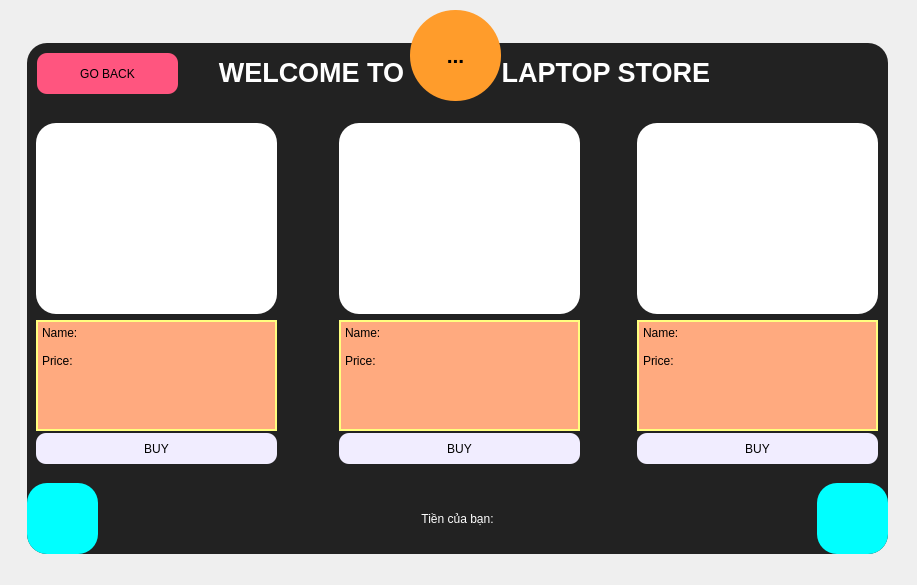
<?xml version="1.0" encoding="UTF-8"?>
<ui version="4.0">
 <class>KhachHang</class>
 <widget class="QMainWindow" name="KhachHang">
  <property name="geometry">
   <rect>
    <x>0</x>
    <y>0</y>
    <width>917</width>
    <height>585</height>
   </rect>
  </property>
  <property name="windowTitle">
   <string>MainWindow</string>
  </property>
  <property name="styleSheet">
   <string notr="true">#Form
{
	background-image: url(:/background/BACKGROUND/bg1.jpg);
}</string>
  </property>
  <widget class="QWidget" name="Form">
   <widget class="QFrame" name="frame">
    <property name="geometry">
     <rect>
      <x>27</x>
      <y>43</y>
      <width>861</width>
      <height>511</height>
     </rect>
    </property>
    <property name="styleSheet">
     <string notr="true">QFrame
{
	background-color: #222;
	border-radius: 20px
}

QPushButton
{
	background: red;
	border-radius: 10px;
}

QLineEdit
{
	background: transparent;
	border:none;
	color:#717072;
	border-bottom: 1px solid #717072;
}

QLabel
{
	color: white;
	font: 900 18pt &quot;Segoe UI&quot;;
}

QGroupBox
{
	border: 2px solid rgb(255, 255, 127);
}

#INFO_EDIT
{
		border: 2px solid rgb(255, 255, 127);
		border-radius: 0;
}

#INFO_EDIT_2
{
		border: 2px solid rgb(255, 255, 127);
		border-radius: 0;
}

#INFO_EDIT_3
{
		border: 2px solid rgb(255, 255, 127);
		border-radius: 0;
}

#LEFT_BUTTON
{
	
	border-radius: 20px;
}

#RIGHT_BUTTON
{
	border-radius: 20px;
}</string>
    </property>
    <property name="frameShape">
     <enum>QFrame::StyledPanel</enum>
    </property>
    <property name="frameShadow">
     <enum>QFrame::Raised</enum>
    </property>
    <widget class="QPushButton" name="EXIT_BUTTON">
     <property name="geometry">
      <rect>
       <x>10</x>
       <y>10</y>
       <width>141</width>
       <height>41</height>
      </rect>
     </property>
     <property name="styleSheet">
      <string notr="true">font: 900 18pt &quot;Segoe UI&quot;;
background-color: rgb(255, 85, 127);</string>
     </property>
     <property name="text">
      <string>GO BACK</string>
     </property>
    </widget>
    <widget class="QPlainTextEdit" name="INFO_EDIT">
     <property name="geometry">
      <rect>
       <x>9</x>
       <y>277</y>
       <width>241</width>
       <height>111</height>
      </rect>
     </property>
     <property name="sizePolicy">
      <sizepolicy hsizetype="Expanding" vsizetype="Expanding">
       <horstretch>0</horstretch>
       <verstretch>0</verstretch>
      </sizepolicy>
     </property>
     <property name="styleSheet">
      <string notr="true">background-color: rgb(255, 170, 127);
font: 700 italic 10pt &quot;Segoe UI&quot;;</string>
     </property>
     <property name="readOnly">
      <bool>true</bool>
     </property>
     <property name="plainText">
      <string>Name:

Price:</string>
     </property>
    </widget>
    <widget class="QLabel" name="DN_LABEL">
     <property name="geometry">
      <rect>
       <x>172</x>
       <y>9</y>
       <width>531</width>
       <height>41</height>
      </rect>
     </property>
     <property name="font">
      <font>
       <family>Segoe UI</family>
       <pointsize>20</pointsize>
       <italic>false</italic>
       <bold>true</bold>
      </font>
     </property>
     <property name="autoFillBackground">
      <bool>false</bool>
     </property>
     <property name="styleSheet">
      <string notr="true">color: rgb(255, 255, 255);
font: 900 20pt &quot;Segoe UI&quot;;</string>
     </property>
     <property name="text">
      <string>WELCOME TO             LAPTOP STORE</string>
     </property>
     <property name="textFormat">
      <enum>Qt::PlainText</enum>
     </property>
     <property name="scaledContents">
      <bool>false</bool>
     </property>
     <property name="alignment">
      <set>Qt::AlignCenter</set>
     </property>
    </widget>
    <widget class="QPlainTextEdit" name="INFO_EDIT_2">
     <property name="geometry">
      <rect>
       <x>312</x>
       <y>277</y>
       <width>241</width>
       <height>111</height>
      </rect>
     </property>
     <property name="styleSheet">
      <string notr="true">background-color: rgb(255, 170, 127);
font: 700 italic 10pt &quot;Segoe UI&quot;;</string>
     </property>
     <property name="readOnly">
      <bool>true</bool>
     </property>
     <property name="plainText">
      <string>Name:

Price:</string>
     </property>
    </widget>
    <widget class="QPlainTextEdit" name="INFO_EDIT_3">
     <property name="geometry">
      <rect>
       <x>610</x>
       <y>277</y>
       <width>241</width>
       <height>111</height>
      </rect>
     </property>
     <property name="styleSheet">
      <string notr="true">background-color: rgb(255, 170, 127);
font: 700 italic 10pt &quot;Segoe UI&quot;;</string>
     </property>
     <property name="readOnly">
      <bool>true</bool>
     </property>
     <property name="plainText">
      <string>Name:

Price:</string>
     </property>
    </widget>
    <widget class="QPushButton" name="BUY_BUTTON">
     <property name="geometry">
      <rect>
       <x>9</x>
       <y>390</y>
       <width>241</width>
       <height>31</height>
      </rect>
     </property>
     <property name="styleSheet">
      <string notr="true">font: 900 20pt &quot;Segoe UI&quot;;
background-color: rgb(241, 237, 255);
</string>
     </property>
     <property name="text">
      <string>BUY</string>
     </property>
    </widget>
    <widget class="QPushButton" name="BUY_BUTTON_2">
     <property name="geometry">
      <rect>
       <x>312</x>
       <y>390</y>
       <width>241</width>
       <height>31</height>
      </rect>
     </property>
     <property name="styleSheet">
      <string notr="true">font: 900 20pt &quot;Segoe UI&quot;;
background-color: rgb(241, 237, 255);
</string>
     </property>
     <property name="text">
      <string>BUY</string>
     </property>
    </widget>
    <widget class="QPushButton" name="BUY_BUTTON_3">
     <property name="geometry">
      <rect>
       <x>610</x>
       <y>390</y>
       <width>241</width>
       <height>31</height>
      </rect>
     </property>
     <property name="styleSheet">
      <string notr="true">font: 900 20pt &quot;Segoe UI&quot;;
background-color: rgb(241, 237, 255);
</string>
     </property>
     <property name="text">
      <string>BUY</string>
     </property>
    </widget>
    <widget class="QPushButton" name="LEFT_BUTTON">
     <property name="geometry">
      <rect>
       <x>0</x>
       <y>440</y>
       <width>71</width>
       <height>71</height>
      </rect>
     </property>
     <property name="styleSheet">
      <string notr="true">background-color: rgb(0, 255, 255);</string>
     </property>
     <property name="text">
      <string/>
     </property>
     <property name="icon">
      <iconset resource="ing.qrc">
       <normaloff>:/icon/ICON/left-arrow.png</normaloff>:/icon/ICON/left-arrow.png</iconset>
     </property>
     <property name="iconSize">
      <size>
       <width>64</width>
       <height>64</height>
      </size>
     </property>
    </widget>
    <widget class="QPushButton" name="RIGHT_BUTTON">
     <property name="geometry">
      <rect>
       <x>790</x>
       <y>440</y>
       <width>71</width>
       <height>71</height>
      </rect>
     </property>
     <property name="styleSheet">
      <string notr="true">background-color: rgb(0, 255, 255);</string>
     </property>
     <property name="text">
      <string/>
     </property>
     <property name="icon">
      <iconset resource="ing.qrc">
       <normaloff>:/icon/ICON/right-arrow.png</normaloff>:/icon/ICON/right-arrow.png</iconset>
     </property>
     <property name="iconSize">
      <size>
       <width>64</width>
       <height>64</height>
      </size>
     </property>
    </widget>
    <widget class="QLabel" name="PRODUCT_LABEL">
     <property name="geometry">
      <rect>
       <x>9</x>
       <y>80</y>
       <width>241</width>
       <height>191</height>
      </rect>
     </property>
     <property name="styleSheet">
      <string notr="true">background-color: rgb(255, 255, 255);</string>
     </property>
     <property name="text">
      <string/>
     </property>
     <property name="pixmap">
      <pixmap resource="ing.qrc">:/background/BACKGROUND/desktop computer-rafiki.png</pixmap>
     </property>
     <property name="scaledContents">
      <bool>true</bool>
     </property>
    </widget>
    <widget class="QLabel" name="PRODUCT_LABEL_2">
     <property name="geometry">
      <rect>
       <x>312</x>
       <y>80</y>
       <width>241</width>
       <height>191</height>
      </rect>
     </property>
     <property name="styleSheet">
      <string notr="true">background-color: rgb(255, 255, 255);</string>
     </property>
     <property name="text">
      <string/>
     </property>
     <property name="pixmap">
      <pixmap resource="ing.qrc">:/background/BACKGROUND/desktop computer-rafiki.png</pixmap>
     </property>
     <property name="scaledContents">
      <bool>true</bool>
     </property>
    </widget>
    <widget class="QLabel" name="PRODUCT_LABEL_3">
     <property name="geometry">
      <rect>
       <x>610</x>
       <y>80</y>
       <width>241</width>
       <height>191</height>
      </rect>
     </property>
     <property name="styleSheet">
      <string notr="true">background-color: rgb(255, 255, 255);</string>
     </property>
     <property name="text">
      <string/>
     </property>
     <property name="pixmap">
      <pixmap resource="ing.qrc">:/background/BACKGROUND/desktop computer-rafiki.png</pixmap>
     </property>
     <property name="scaledContents">
      <bool>true</bool>
     </property>
    </widget>
    <widget class="QLabel" name="lblMoney">
     <property name="geometry">
      <rect>
       <x>250</x>
       <y>460</y>
       <width>361</width>
       <height>31</height>
      </rect>
     </property>
     <property name="text">
      <string>Tiền của bạn:</string>
     </property>
     <property name="alignment">
      <set>Qt::AlignCenter</set>
     </property>
    </widget>
   </widget>
   <widget class="QToolButton" name="toolButton">
    <property name="geometry">
     <rect>
      <x>410</x>
      <y>10</y>
      <width>91</width>
      <height>91</height>
     </rect>
    </property>
    <property name="font">
     <font>
      <pointsize>16</pointsize>
      <bold>true</bold>
     </font>
    </property>
    <property name="styleSheet">
     <string notr="true">QToolButton
{
	
	background-color: rgb(255, 156, 43);
	border-radius: 45px;
}
</string>
    </property>
    <property name="text">
     <string>...</string>
    </property>
    <property name="icon">
     <iconset resource="ing.qrc">
      <normaloff>:/icon/ICON/laptop.png</normaloff>:/icon/ICON/laptop.png</iconset>
    </property>
    <property name="iconSize">
     <size>
      <width>128</width>
      <height>128</height>
     </size>
    </property>
   </widget>
   <widget class="QLabel" name="lblHello">
    <property name="geometry">
     <rect>
      <x>530</x>
      <y>10</y>
      <width>371</width>
      <height>20</height>
     </rect>
    </property>
    <property name="font">
     <font>
      <pointsize>14</pointsize>
      <bold>true</bold>
     </font>
    </property>
    <property name="text">
     <string/>
    </property>
   </widget>
  </widget>
 </widget>
 <resources>
  <include location="ing.qrc"/>
 </resources>
 <connections/>
</ui>
